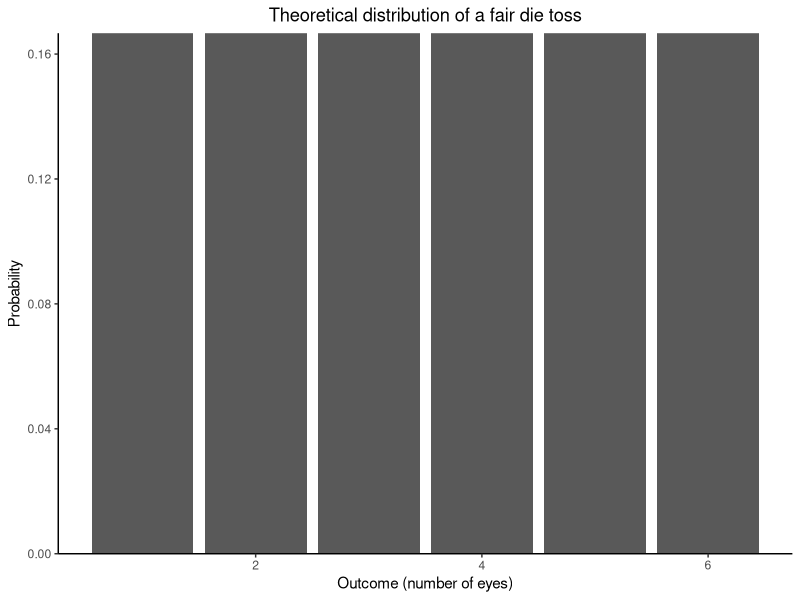
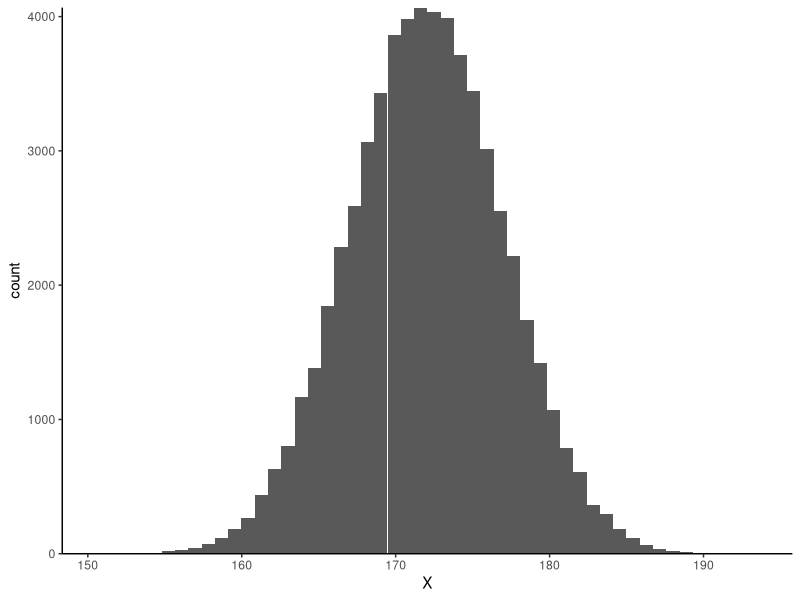

Write R code to recreate these figures, in order.
## ---- chunk 1
library(ggplot2)
## ---- chunk 2
dat <- tibble::tibble(x = 1L:6L, p = rep(1/6, 6))
ggplot(dat, aes(x = x, y = p)) +
    geom_col() +
    theme_classic() +
    scale_y_continuous(expand = c(0, 0)) +
    labs(title = "Theoretical distribution of a fair die toss") +
    labs(x = "Outcome (number of eyes)", y = "Probability") +
    theme(plot.title = element_text(hjust = 0.5))
## ---- chunk 3
set.seed(456)
dat <- tibble::tibble(x = sample(x = 1L:6L, size = 30, replace = TRUE))

dat
## ---- chunk 4
# Simulate the heights (cm) for each student in the population
set.seed(123)
n <- 60e3

dat <- tibble::tibble(
    X = rnorm(n = n, mean = 172, sd = 5)
)
## ---- chunk 5
ggplot(dat, aes(x = X)) +
    geom_histogram(bins = 50) +
    theme_classic() +
    scale_y_continuous(expand = c(0, 0))
